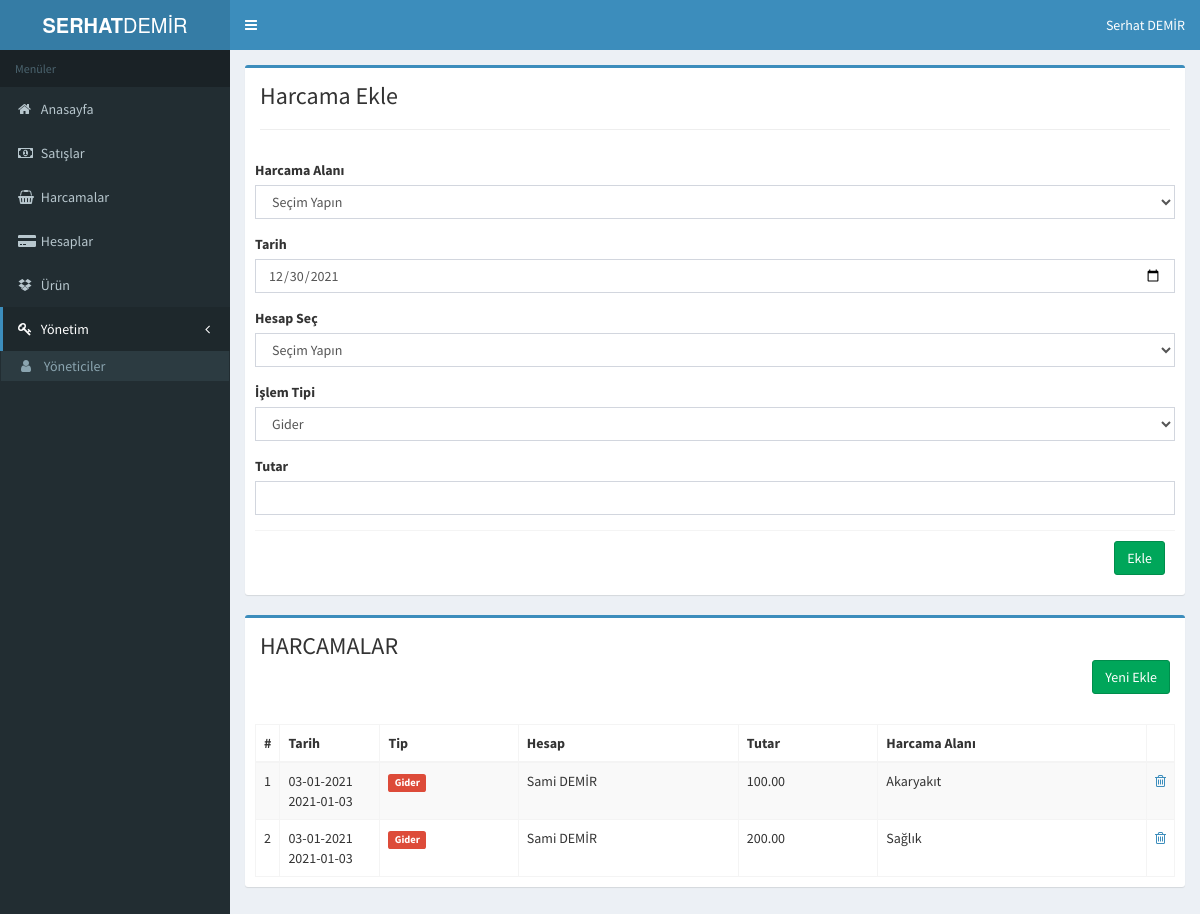
The page /proje/operation.php?operationInsert=true (signed in) on the database its author committed.
### tables this page shows
CREATE TABLE `operation` (
  `operation_id` int(11) NOT NULL,
  `account_id` int(11) NOT NULL,
  `products_id` int(11) NOT NULL,
  `operation_date` date NOT NULL,
  `operation_type` enum('Gelir','Gider') NOT NULL,
  `operation_price` float(9,2) NOT NULL,
  `operation_description` text NOT NULL
);

CREATE TABLE `account` (
  `account_id` int(11) NOT NULL,
  `account_date` datetime NOT NULL DEFAULT current_timestamp(),
  `account_authorized_name_surname` varchar(100) NOT NULL,
  `account_company` varchar(100) NOT NULL,
  `type` varchar(50) NOT NULL,
  `birim` varchar(50) NOT NULL,
  `bakiye` int(11) NOT NULL,
  `account_email` varchar(50) NOT NULL,
  `account_phone` varchar(50) NOT NULL,
  `account_tax_office` varchar(50) NOT NULL,
  `account_tax_number` varchar(50) NOT NULL,
  `account_iban` varchar(50) NOT NULL,
  `account_adress` text NOT NULL
);

### proje/setconfig.php (called while the page is built, shortened)
<?php
require_once 'netting/class.crud.php';
$db=new crud();
 ?>

### proje/netting/class.crud.php (called while the page is built, shortened)
<?php
class crud {
	private $db;
	private $dbhost=DBHOST;
	private $dbuser=DBUSER;
	private $dbpass=DBPWD;
	private $dbname=DBNAME;
	function __construct() {
		try {
			$this->db=new PDO('mysql:host='.$this->dbhost.';dbname='.$this->dbname.';charset=utf8',$this->dbuser,$this->dbpass);
		} catch (Exception $e) {
			die("Bağlantı Başarısız:".$e->getMessage());
		}
	}
	public function qSql($sql,$options=[]) {
		try {
			$stmt=$this->db->prepare($sql);
			$stmt->execute();
			return $stmt;
		} catch (Exception $e) {
			return ['status' => FALSE, 'error' => $e->getMessage()];
		}
	}
	public function tDate($date,$options=[]) {
		$arg=explode(" ",$date);
		$date=explode("-",$arg[0]);
		$time=$arg[0];
		if (@$options['date']) {
			return $date[2]."-".$date[1]."-".$date[0];
		} else if (@$options['time']) {
			return $time;
		} else if (@$options['date_time']) {
			return $date[2]."-".$date[1]."-".$date[0]." ".$time;
		}
	}
}
?>

### proje/operation.php (the view, shortened to what this page needs)
<?php
require_once 'header.php';
require_once 'sidebar.php'
?>
<div class="content-wrapper">
  <section class="content">
   <?php
   if (isset($_GET['operationInsert'])) {?>
    <div class="box box-primary">
      <div class="content-header">
        <h1 >Harcama Ekle</h1>
        <hr>
      </div>
      <div class="box-body">
      <form method="POST" enctype="multipart/form-data">
      <div class="form-group">
          <label>Harcama Alanı</label>
          <div class="row">
            <div class="col-xs-12">
              <select class="form-control" required="" name="operation_description">
                <option value="">Seçim Yapın</option>
              </select>
            </div>
          </div>
        </div>
        <div class="form-group">
          <label>Tarih</label>
          <div class="row">
            <div class="col-xs-12">
              <input type="date"  name="operation_date" value="<?php echo date("Y-m-d"); ?>" class="form-control">
            </div>
          </div>
        </div>
        <div id="account" class="form-group">
          <label>Hesap Seç</label>
          <div class="row">
            <div class="col-xs-12">
              <select class="form-control account" required="" name="account_id">
                <option value="">Seçim Yapın</option>
              </select>
            </div>
          </div>
        </div>
        <div class="form-group">
          <label>İşlem Tipi</label>
          <div class="row">
            <div class="col-xs-12">
              <select class="form-control" required="" name="operation_type">
                <option value="Gider">Gider</option>
              </select>
            </div>
          </div>
        </div>
        <div class="form-group">
          <label>Tutar</label>
          <div class="row">
            <div class="col-xs-12">
              <input type="text"  name="operation_price" required="" class="form-control">
            </div>
          </div>
        </div>
        <div align="right" class="box-footer">
          <button type="submit" class="btn btn-success" name="operation_insert">Ekle</button>
        </div>
      </form>
    </div>
  </div>
<?php }
?>
<div class="box box-primary">
 <div class="content-header">
  <h1 >HARCAMALAR</h1>
  <div align="right">
    <a href="?operationInsert=true"><button class="btn btn-success">Yeni Ekle</button></a>
    <br><br>
  </div>
</div>
<div class="box-body">
  <table id="example1" class="table table-bordered table-striped">
    <thead>
      <tr>
        <th align="center" width="5">#</th>
        <th>Tarih</th>
        <th>Tip</th>
        <th>Hesap</th>
        <th>Tutar</th>
        <th>Harcama Alanı</th>
        <th></th>
      </tr>
    </thead>
    <tbody>
      <?php
      $sql=$db->qSQL("SELECT * FROM operation INNER JOIN account ON account.account_id=operation.account_id ");
      $say=1;
      while ($row=$sql->fetch(PDO::FETCH_ASSOC)) {  ?>
        <tr>
          <td><?php echo $say++; ?></td>
          <td width="100"><?php echo $db->tDate($row['operation_date'],["date_time" => TRUE]) ?></td>
          <td><?php echo ($row['operation_type']=='Gider') ? "<span class='label label-danger'>Gider</span>" : "<span class='label label-success'>Gelir</span>" ?></td>
          <td><?php echo $row['account_authorized_name_surname'] ?></td>
          <td><?php echo $row['operation_price'] ?></td>
          <td><?php echo $row['operation_description'] ?></td>
          <td align="center" width="5"><a href="?operationDelete=true&operation_id=<?php echo $row['operation_id'] ?>"><i class="fa fa-trash-o"></i></a></td>
        </tr>
      <?php } ?>
    </table>
  </div>
</div>
</section>
</div>
<?php require_once 'footer.php'; ?>

### rows shown on the page
operation: operation_date "03-01-2021 2021-01-03", operation_type "Gider", account.account_authorized_name_surname "Sami DEMİR", operation_price "100.00", operation_description "Akaryakıt"
operation: operation_date "03-01-2021 2021-01-03", operation_type "Gider", account.account_authorized_name_surname "Sami DEMİR", operation_price "200.00", operation_description "Sağlık"

### other values the page prints
$_SESSION['admins']['admins_namesurname'] "Serhat DEMİR"
